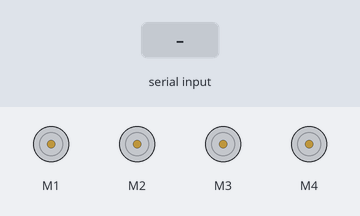
This sketch was run on a simulated Arduino Uno, built with avr-gcc and run on an emulated ATmega328P. Shown: 4 × DC motor (green arrow = forward, orange = backward, longer = faster). The test bench sets the inputs (shaded band).

Above: at 1.2 s.
1.3 s: "F" received over the second serial link
At 2.5 s:
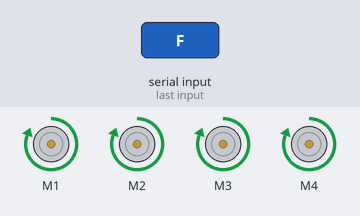
2.8 s: "B" received over the second serial link
At 3.8 s:
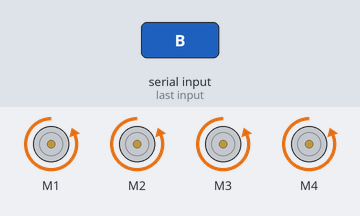
4.3 s: "L" received over the second serial link
At 5.0 s:
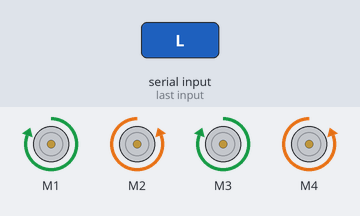
5.8 s: "R" received over the second serial link
At 6.1 s:
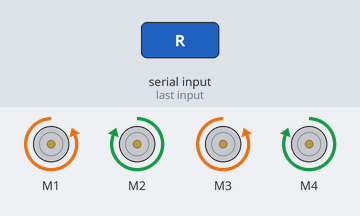
7.3 s: "1" received over the second serial link
At 8.4 s:
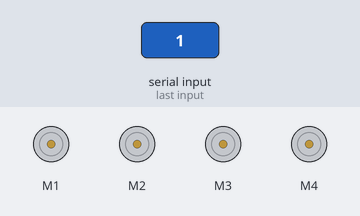
Timing chart, 0 to 9.8 s (numbered marks = the images above; inputs shaded):
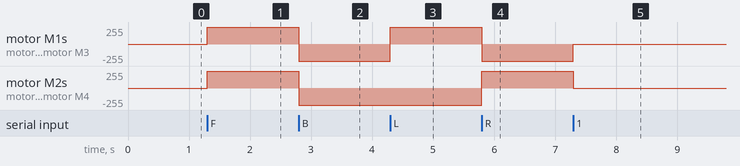

The sketch:

bluetooth.ino
```cpp
#include <AFMotor.h>
#include <SoftwareSerial.h>

SoftwareSerial bluetoothSerial(A0, A1); // RX, TX

//initial motors pin
AF_DCMotor motor1(1, MOTOR12_1KHZ);
AF_DCMotor motor2(2, MOTOR12_1KHZ);
AF_DCMotor motor3(3, MOTOR34_1KHZ);
AF_DCMotor motor4(4, MOTOR34_1KHZ);

char command;

void setup()
{
  bluetoothSerial.begin(9600);  //Set the baud rate to your Bluetooth module.
}

void loop() {
  if (bluetoothSerial.available() > 0) {
    command = bluetoothSerial.read();

    Stop(); //initialize with motors stoped

    switch (command) {
      case 'F':
        forward();
        break;
      case 'B':
        back();
        break;
      case 'L':
        left();
        break;
      case 'R':
        right();
        break;
    }
  }
}

void forward()
{
  motor1.setSpeed(255); //Define maximum velocity
  motor1.run(FORWARD);  //rotate the motor clockwise
  motor2.setSpeed(255); //Define maximum velocity
  motor2.run(FORWARD);  //rotate the motor clockwise
  motor3.setSpeed(255); //Define maximum velocity
  motor3.run(FORWARD);  //rotate the motor clockwise
  motor4.setSpeed(255); //Define maximum velocity
  motor4.run(FORWARD);  //rotate the motor clockwise
}

void back()
{
  motor1.setSpeed(255); //Define maximum velocity
  motor1.run(BACKWARD); //rotate the motor anti-clockwise
  motor2.setSpeed(255); //Define maximum velocity
  motor2.run(BACKWARD); //rotate the motor anti-clockwise
  motor3.setSpeed(255); //Define maximum velocity
  motor3.run(BACKWARD); //rotate the motor anti-clockwise
  motor4.setSpeed(255); //Define maximum velocity
  motor4.run(BACKWARD); //rotate the motor anti-clockwise
}

void left()
{
  motor2.setSpeed(255); //Define maximum velocity
  motor2.run(BACKWARD); //rotate the motor anti-clockwise
  motor4.setSpeed(255); //Define maximum velocity
  motor4.run(BACKWARD); //rotate the motor anti-clockwise
  motor3.setSpeed(255); //Define maximum velocity
  motor3.run(FORWARD);  //rotate the motor clockwise
  motor1.setSpeed(255); //Define maximum velocity
  motor1.run(FORWARD);  //rotate the motor clockwise
}

void right()
{
  motor2.setSpeed(255); //Define maximum velocity
  motor2.run(FORWARD);  //rotate the motor clockwise
  motor4.setSpeed(255); //Define maximum velocity
  motor4.run(FORWARD);  //rotate the motor clockwise
  motor3.setSpeed(255); //Define maximum velocity
  motor3.run(BACKWARD); //rotate the motor anti-clockwise
  motor1.setSpeed(255); //Define maximum velocity
  motor1.run(BACKWARD); //rotate the motor anti-clockwise
}

void Stop()
{
  motor1.setSpeed(0);  //Define minimum velocity
  motor1.run(RELEASE); //stop the motor when release the button
  motor2.setSpeed(0);  //Define minimum velocity
  motor2.run(RELEASE); //rotate the motor clockwise
  motor3.setSpeed(0);  //Define minimum velocity
  motor3.run(RELEASE); //stop the motor when release the button
  motor4.setSpeed(0);  //Define minimum velocity
  motor4.run(RELEASE); //stop the motor when release the button
}
```

Measured:
- after the input at 1.3 s, motor M1–4: stopped → forward 255/255 at once
- after the input at 2.8 s, motor M1–4: forward 255/255 → backward 255/255 at once
- after the input at 4.3 s, motor M1, motor M3: backward 255/255 → forward 255/255 at once
- after the input at 5.8 s, motor M1, motor M3: forward 255/255 → backward 255/255 at once; motor M2, motor M4: backward 255/255 → forward 255/255 at once
- after the input at 7.3 s, motor M1, motor M3: backward 255/255 → stopped at once; motor M2, motor M4: forward 255/255 → stopped at once
